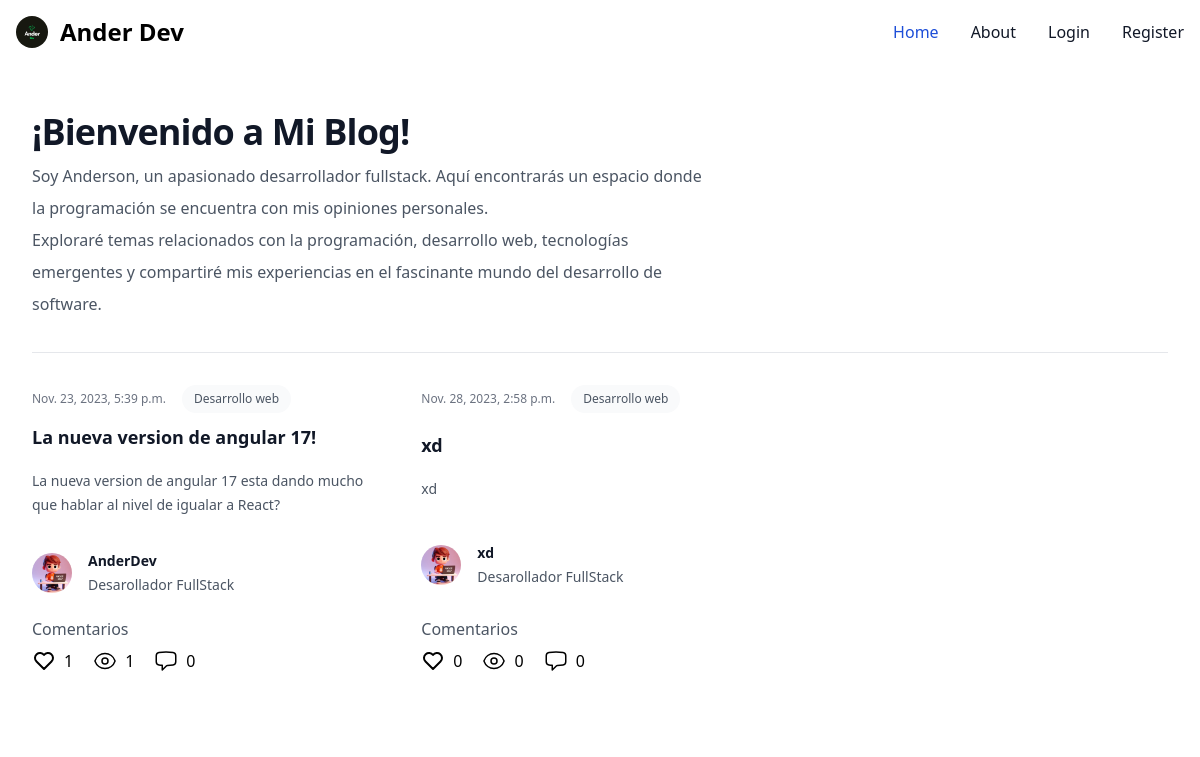
The page / on the database its author committed.
### core/models.py (models this page shows, shortened)
class Post(models.Model):
    author = models.CharField(max_length=150, verbose_name='Author', blank=False, null=False)
    publicado = models.DateTimeField(auto_now_add=True)
    actualizado = models.DateTimeField(auto_now=True)
    categoria = models.ForeignKey(Categoria, on_delete=models.CASCADE)
    title = models.CharField(max_length=150,verbose_name='Title')
    content = models.TextField()
    picture = models.ImageField(upload_to='img/')
    slug = models.SlugField()
    @property
    def get_comment_count(self):
        return self.comment_set.all().count()
    @property
    def get_likes_count(self):
        return self.like_set.all().count()
    @property
    def get_views_count(self):
        return self.postview_set.all().count()

class Categoria(models.Model):
    name = models.CharField(max_length=150, verbose_name='Categoria')
    def __str__(self):
        return self.name

### core/views.py (the view)
# urls.py: path('',HomeView.as_view(), name='Home'),
class HomeView(View):
    def get(self, request, *args, **kwargs):
        dashboardinit = request.user.has_perm('core.can_add_post_view')
        posts = Post.objects.all()
        context = {
            'posts':posts,
            'dashboardinit':dashboardinit
        }
        return render(request,'post/index.html',context)

### templates/post/index.html (shortened to what this page needs)
{% extends "post/base.html" %}
{% load static %}
{% block content %}
    <section>
        <div class="bg-white py-14 sm:py-12">
          <div class="mx-auto max-w-7xl px-6 lg:px-8">
            <div class="mx-auto max-w-2xl lg:mx-0">
              <h2 class="text-3xl font-bold tracking-tight text-gray-900 sm:text-4xl">¡Bienvenido a Mi Blog!</h2>
              <p class="mt-2 text-base leading-8 text-gray-600">
                Soy Anderson, un apasionado desarrollador fullstack. Aquí encontrarás un espacio donde la programación se encuentra con mis opiniones personales.
            </p>
            <p class="text-base leading-8 text-gray-600">
              Exploraré temas relacionados con la programación, desarrollo web, tecnologías emergentes y compartiré mis experiencias en el fascinante mundo del desarrollo de software.
          </p>
          </div>
            <div class="mx-auto grid max-w-2xl grid-cols-1 gap-x-8 gap-y-16 border-t border-gray-200 sm:mt-8 sm:pt-8 lg:mx-0 lg:max-w-none lg:grid-cols-3">
              {% for post in posts %}
                <article class="flex max-w-xl flex-col items-start justify-between">
                  <div class="flex items-center gap-x-4 text-xs">
                    <time class="text-gray-500">{{post.publicado}}</time>
                    <a class="relative z-10 rounded-full bg-gray-50 px-3 py-1.5 font-medium text-gray-600 hover:bg-gray-100">{{post.categoria}}</a>
                  </div>
                  <div class="group relative">
                    <h3 class="mt-3 text-lg font-semibold leading-6 text-gray-900 group-hover:text-gray-600">
                      {% if  user.is_authenticated %}
                        <a href="{{post.get_absolute_url}}">
                      {% else %}
                      <a href="{% url "account_login" %}">
                      {% endif %}
                        <span class="absolute inset-0"></span>
                        {{post.title}}
                      </a>
                    </h3>
                    <p class="mt-5 line-clamp-3 text-sm leading-6 text-gray-600">
                      {{post.content}}
                    </p>
                  </div>
                  <div class="relative mt-8 flex items-center gap-x-4">
                    <img src={% static "logo.jpg" %} alt="" class="h-10 w-10 rounded-full bg-gray-50">
                    <div class="text-sm leading-6">
                      <p class="font-semibold text-gray-900">
                        <a href="#">
                          <span class="absolute inset-0"></span>
                          {{post.author}}
                        </a>
                      </p>
                      <p class="text-gray-600">Desarollador FullStack</p>
                    </div>
                  </div>
                  <div class="mt-5">
                    <h1 class="text-gray-600">Comentarios</h1>
                    <div class="py-2 flex gap-5">
                        {% if user.is_authenticated %}
                          <a href="{{post.get_like_url}}" class="flex gap-2">
                            {% else %}
                          <a href="{% url "account_login" %}" class="flex gap-2">
                        {% endif %}
                          {{post.get_likes_count}}
                        </a>
                        <p class="flex gap-2" >
                            {{post.get_views_count}}
                        </p>
                        <p class="flex gap-2">
                            {{post.get_comment_count}}</p>
                    </div>
                </div>
                </article>
              {% endfor %}
            </div>
          </div>
        </div>
    </section>
{% endblock content %}

### rows shown on the page
Post: publicado "Nov. 23, 2023, 5:39 p.m.", categoria "Desarrollo web", title "La nueva version de angular 17!", content "La nueva version de angular 17 esta dando mucho que hablar al nivel de igualar a React?", author "AnderDev", get_likes_count "1", get_views_count "1", get_comment_count "0"
Post: publicado "Nov. 28, 2023, 2:58 p.m.", categoria "Desarrollo web", title "xd", content "xd", author "xd", get_likes_count "0", get_views_count "0", get_comment_count "0"
